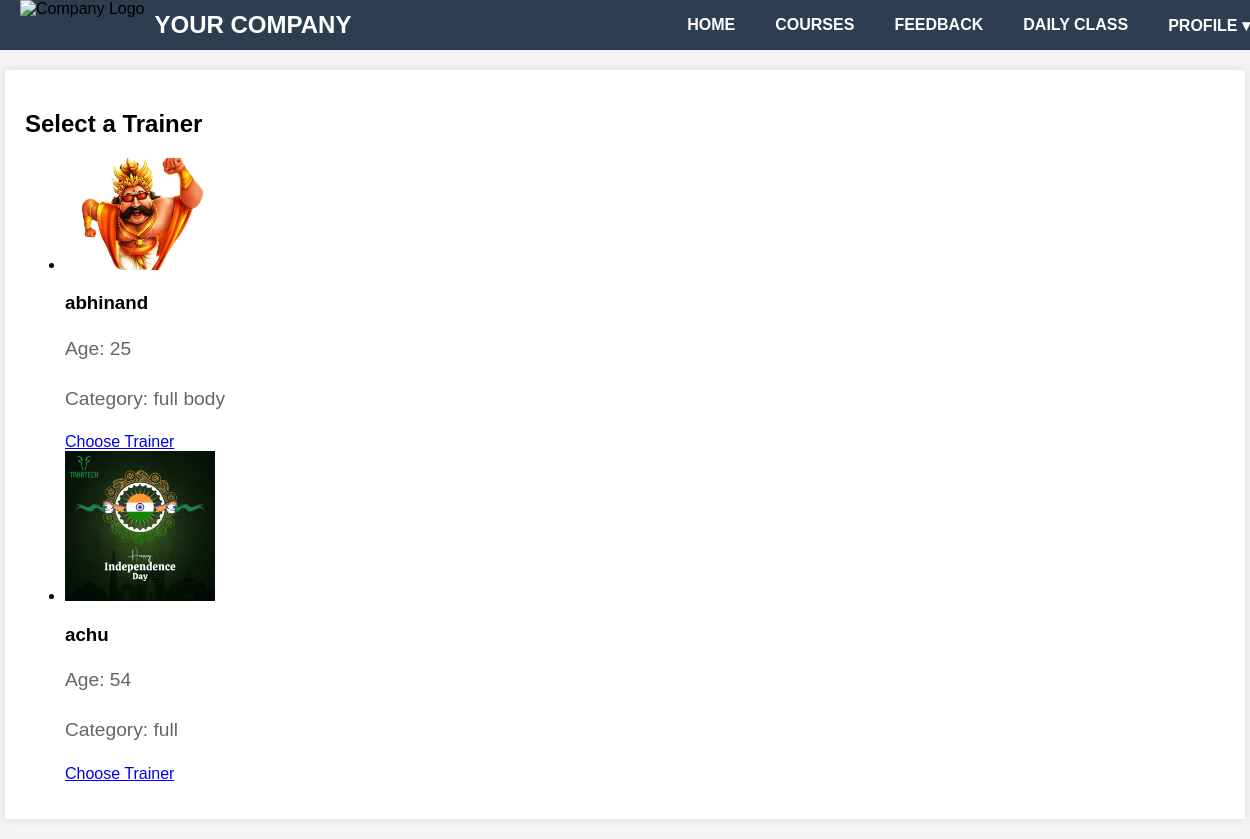
Screenshot of /trainers/1/ (signed in) with the database file from the repository.
### gymapp/models.py (models this page shows, shortened)
class Trainer(models.Model):
    name = models.CharField(max_length=100)
    age = models.IntegerField()
    category = models.CharField(max_length=100)
    photo = models.ImageField(upload_to='trainers')

### gymapp/views.py (the view)
# urls.py: path('trainers/<int:course_id>/', views.trainer_list, name='trainer_list'),
def trainer_list(request, course_id):
    trainers = Trainer.objects.all()
    request.session['course_id'] = course_id
    return render(request, 'trainer_list.html', {'trainers': trainers})

### gymapp/templates/trainer_list.html
{% extends 'base.html' %}
{% block content %}
<h2>Select a Trainer</h2>
<ul>
    {% for trainer in trainers %}
    <li>
        <img src="{{ trainer.photo.url }}" alt="{{ trainer.name }}" style="width: 150px; height: auto;" />
        <h3>{{ trainer.name }}</h3>
        <p>Age: {{ trainer.age }}</p>
        <p>Category: {{ trainer.category }}</p>
        <a href="{% url 'timeslot_list' trainer.id %}">Choose Trainer</a>
    </li>
    {% endfor %}
</ul>
{% endblock %}

### gymapp/templates/base.html (style rules this page uses)
body { font-family: 'Arial', sans-serif; margin: 0; padding: 0; background-color: #f4f4f4; }
.content p { font-size: 1.2rem; color: #666; line-height: 1.6; }

### rows the page displays
Trainer: photo (picture), name "abhinand", age "25", category "full body"
Trainer: photo (picture), name "achu", age "54", category "full"
